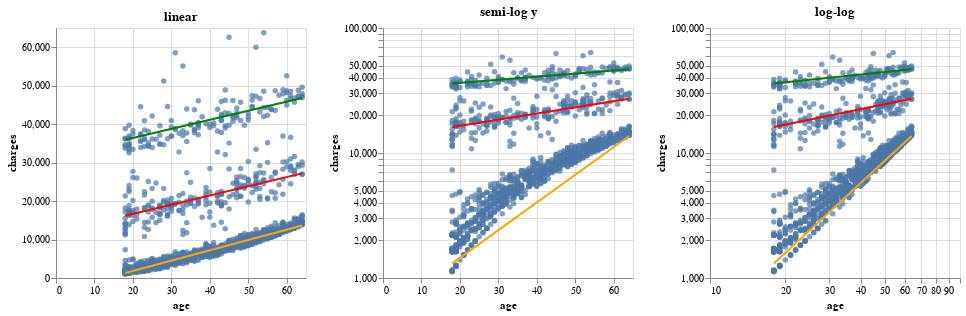

This figure's notebook cell:
### Markdown cell above
# A sidenote on transformations (this is not a prompt, just FYI) 

The following plots suggest that transforming charges would give a better model. 

To keep things simple, we'll stick with the original variables.

### Code cell
age_charges1 = alt.Chart(df).mark_circle().encode(
    x=alt.X("age:Q"),
    y=alt.Y("charges:Q")
).properties(
        width=250,
        height=250,
        title="linear"
    )
age_charges2 = alt.Chart(df).mark_circle().encode(
    x=alt.X("age:Q"),
    y=alt.Y("charges:Q").scale(type="log")
).properties(
        width=250,
        height=250,
        title="semi-log y"
    )
age_charges3 = alt.Chart(df).mark_circle().encode(
    x=alt.X("age:Q").scale(type="log"),
    y=alt.Y("charges:Q").scale(type="log")
).properties(
        width=250,
        height=250,
        title="log-log"
    )
reg1 = alt.Chart(df).transform_filter(
    (alt.datum.charges < alt.datum.age*250+3000) 
).transform_regression(
    'age', 'charges'
).mark_line(color='orange').encode(
    x='age:Q',
    y='charges:Q'
)
reg2 = alt.Chart(df).transform_filter(
    (alt.datum.charges > alt.datum.age*250+3000) & (alt.datum.charges < 30800)
).transform_regression(
    'age', 'charges'
).mark_line(color='red').encode(
    x='age:Q',
    y='charges:Q'
)
reg3 = alt.Chart(df).transform_filter(
    (alt.datum.charges >= 30800) 
).transform_regression(
    'age', 'charges'
).mark_line(color='green').encode(
    x='age:Q',
    y='charges:Q'
)

(age_charges1+reg1+reg2+reg3 | 
 age_charges2+reg1+reg2+reg3 | 
 age_charges3+reg1+reg2+reg3).display()

### Figure 1 — Vega-Lite specification as saved in the notebook (floating-point values rounded to 4 significant figures; data arrays with more than 128 entries replaced by an {"elided": "..."} marker saying what was removed)
{"config": {"view": {"continuousWidth": 300, "continuousHeight": 300}}, "hconcat": [{"layer": [{"mark": {"type": "circle"}, "encoding": {"x": {"field": "age", "type": "quantitative"}, "y": {"field": "charges", "type": "quantitative"}}, "title": "linear"}, {"mark": {"type": "line", "color": "orange"}, "encoding": {"x": {"field": "age", "type": "quantitative"}, "y": {"field": "charges", "type": "quantitative"}}, "transform": [{"filter": "(datum.charges < ((datum.age * 250) + 3000))"}, {"on": "age", "regression": "charges"}]}, {"mark": {"type": "line", "color": "red"}, "encoding": {"x": {"field": "age", "type": "quantitative"}, "y": {"field": "charges", "type": "quantitative"}}, "transform": [{"filter": "((datum.charges > ((datum.age * 250) + 3000)) && (datum.charges < 30800))"}, {"on": "age", "regression": "charges"}]}, {"mark": {"type": "line", "color": "green"}, "encoding": {"x": {"field": "age", "type": "quantitative"}, "y": {"field": "charges", "type": "quantitative"}}, "transform": [{"filter": "(datum.charges >= 30800)"}, {"on": "age", "regression": "charges"}]}], "height": 250, "width": 250}, {"layer": [{"mark": {"type": "circle"}, "encoding": {"x": {"field": "age", "type": "quantitative"}, "y": {"field": "charges", "scale": {"type": "log"}, "type": "quantitative"}}, "title": "semi-log y"}, {"mark": {"type": "line", "color": "orange"}, "encoding": {"x": {"field": "age", "type": "quantitative"}, "y": {"field": "charges", "type": "quantitative"}}, "transform": [{"filter": "(datum.charges < ((datum.age * 250) + 3000))"}, {"on": "age", "regression": "charges"}]}, {"mark": {"type": "line", "color": "red"}, "encoding": {"x": {"field": "age", "type": "quantitative"}, "y": {"field": "charges", "type": "quantitative"}}, "transform": [{"filter": "((datum.charges > ((datum.age * 250) + 3000)) && (datum.charges < 30800))"}, {"on": "age", "regression": "charges"}]}, {"mark": {"type": "line", "color": "green"}, "encoding": {"x": {"field": "age", "type": "quantitative"}, "y": {"field": "charges", "type": "quantitative"}}, "transform": [{"filter": "(datum.charges >= 30800)"}, {"on": "age", "regression": "charges"}]}], "height": 250, "width": 250}, {"layer": [{"mark": {"type": "circle"}, "encoding": {"x": {"field": "age", "scale": {"type": "log"}, "type": "quantitative"}, "y": {"field": "charges", "scale": {"type": "log"}, "type": "quantitative"}}, "title": "log-log"}, {"mark": {"type": "line", "color": "orange"}, "encoding": {"x": {"field": "age", "type": "quantitative"}, "y": {"field": "charges", "type": "quantitative"}}, "transform": [{"filter": "(datum.charges < ((datum.age * 250) + 3000))"}, {"on": "age", "regression": "charges"}]}, {"mark": {"type": "line", "color": "red"}, "encoding": {"x": {"field": "age", "type": "quantitative"}, "y": {"field": "charges", "type": "quantitative"}}, "transform": [{"filter": "((datum.charges > ((datum.age * 250) + 3000)) && (datum.charges < 30800))"}, {"on": "age", "regression": "charges"}]}, {"mark": {"type": "line", "color": "green"}, "encoding": {"x": {"field": "age", "type": "quantitative"}, "y": {"field": "charges", "type": "quantitative"}}, "transform": [{"filter": "(datum.charges >= 30800)"}, {"on": "age", "regression": "charges"}]}], "height": 250, "width": 250}], "data": {"name": "data-bdb6f5765c8d8ef29d39ebfac32f3c95"}, "$schema": "https://vega.github.io/schema/vega-lite/v5.20.1.json", "datasets": {"data-bdb6f5765c8d8ef29d39ebfac32f3c95": {"elided": "1338 records"}}}
